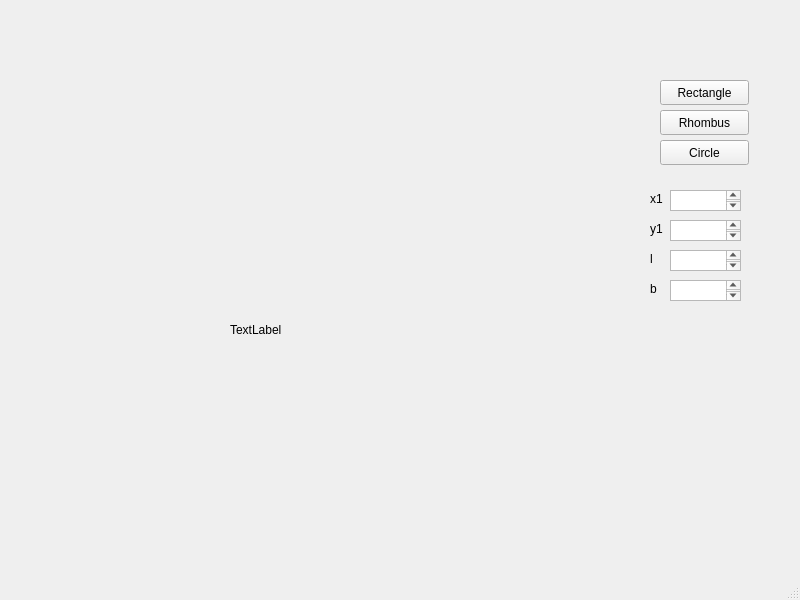
<?xml version="1.0" encoding="UTF-8"?>
<ui version="4.0">
 <class>ass1</class>
 <widget class="QMainWindow" name="ass1">
  <property name="geometry">
   <rect>
    <x>0</x>
    <y>0</y>
    <width>800</width>
    <height>600</height>
   </rect>
  </property>
  <property name="windowTitle">
   <string>ass1</string>
  </property>
  <widget class="QWidget" name="centralwidget">
   <widget class="QLabel" name="label">
    <property name="geometry">
     <rect>
      <x>230</x>
      <y>130</y>
      <width>400</width>
      <height>400</height>
     </rect>
    </property>
    <property name="text">
     <string>TextLabel</string>
    </property>
   </widget>
   <widget class="QPushButton" name="pushButton">
    <property name="geometry">
     <rect>
      <x>660</x>
      <y>80</y>
      <width>89</width>
      <height>25</height>
     </rect>
    </property>
    <property name="text">
     <string>Rectangle</string>
    </property>
   </widget>
   <widget class="QPushButton" name="pushButton_2">
    <property name="geometry">
     <rect>
      <x>660</x>
      <y>110</y>
      <width>89</width>
      <height>25</height>
     </rect>
    </property>
    <property name="text">
     <string>Rhombus</string>
    </property>
   </widget>
   <widget class="QPushButton" name="pushButton_3">
    <property name="geometry">
     <rect>
      <x>660</x>
      <y>140</y>
      <width>89</width>
      <height>25</height>
     </rect>
    </property>
    <property name="text">
     <string>Circle</string>
    </property>
   </widget>
   <widget class="QLabel" name="label_2">
    <property name="geometry">
     <rect>
      <x>650</x>
      <y>190</y>
      <width>21</width>
      <height>17</height>
     </rect>
    </property>
    <property name="text">
     <string>x1</string>
    </property>
   </widget>
   <widget class="QLabel" name="label_3">
    <property name="geometry">
     <rect>
      <x>650</x>
      <y>220</y>
      <width>21</width>
      <height>17</height>
     </rect>
    </property>
    <property name="text">
     <string>y1</string>
    </property>
   </widget>
   <widget class="QLabel" name="label_4">
    <property name="geometry">
     <rect>
      <x>650</x>
      <y>250</y>
      <width>16</width>
      <height>17</height>
     </rect>
    </property>
    <property name="text">
     <string>l</string>
    </property>
   </widget>
   <widget class="QLabel" name="label_5">
    <property name="geometry">
     <rect>
      <x>650</x>
      <y>280</y>
      <width>16</width>
      <height>17</height>
     </rect>
    </property>
    <property name="text">
     <string>b</string>
    </property>
   </widget>
   <widget class="QTextEdit" name="textEdit">
    <property name="geometry">
     <rect>
      <x>670</x>
      <y>190</y>
      <width>71</width>
      <height>21</height>
     </rect>
    </property>
   </widget>
   <widget class="QTextEdit" name="textEdit_2">
    <property name="geometry">
     <rect>
      <x>670</x>
      <y>220</y>
      <width>71</width>
      <height>21</height>
     </rect>
    </property>
   </widget>
   <widget class="QTextEdit" name="textEdit_3">
    <property name="geometry">
     <rect>
      <x>670</x>
      <y>250</y>
      <width>71</width>
      <height>21</height>
     </rect>
    </property>
   </widget>
   <widget class="QTextEdit" name="textEdit_4">
    <property name="geometry">
     <rect>
      <x>670</x>
      <y>280</y>
      <width>71</width>
      <height>21</height>
     </rect>
    </property>
   </widget>
  </widget>
  <widget class="QMenuBar" name="menubar">
   <property name="geometry">
    <rect>
     <x>0</x>
     <y>0</y>
     <width>800</width>
     <height>22</height>
    </rect>
   </property>
  </widget>
  <widget class="QStatusBar" name="statusbar"/>
 </widget>
 <resources/>
 <connections/>
</ui>
